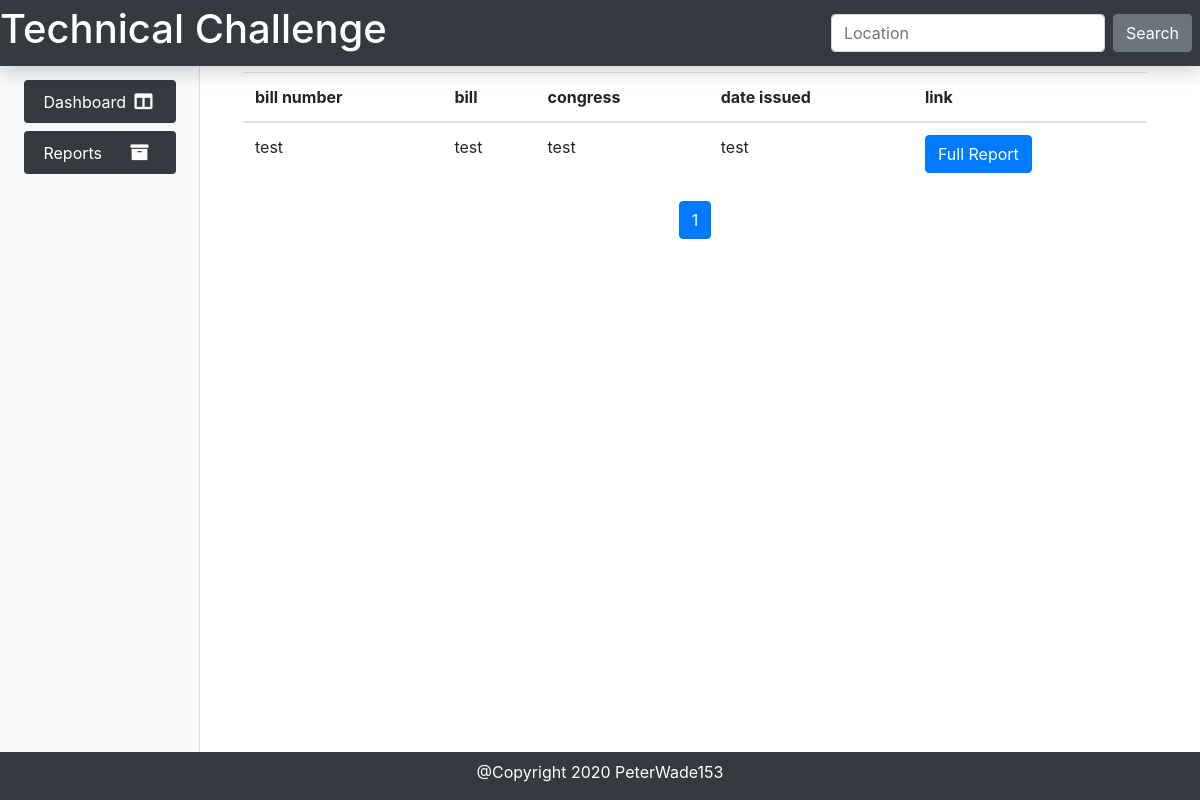
Page /?page=5 on the earlier database version.
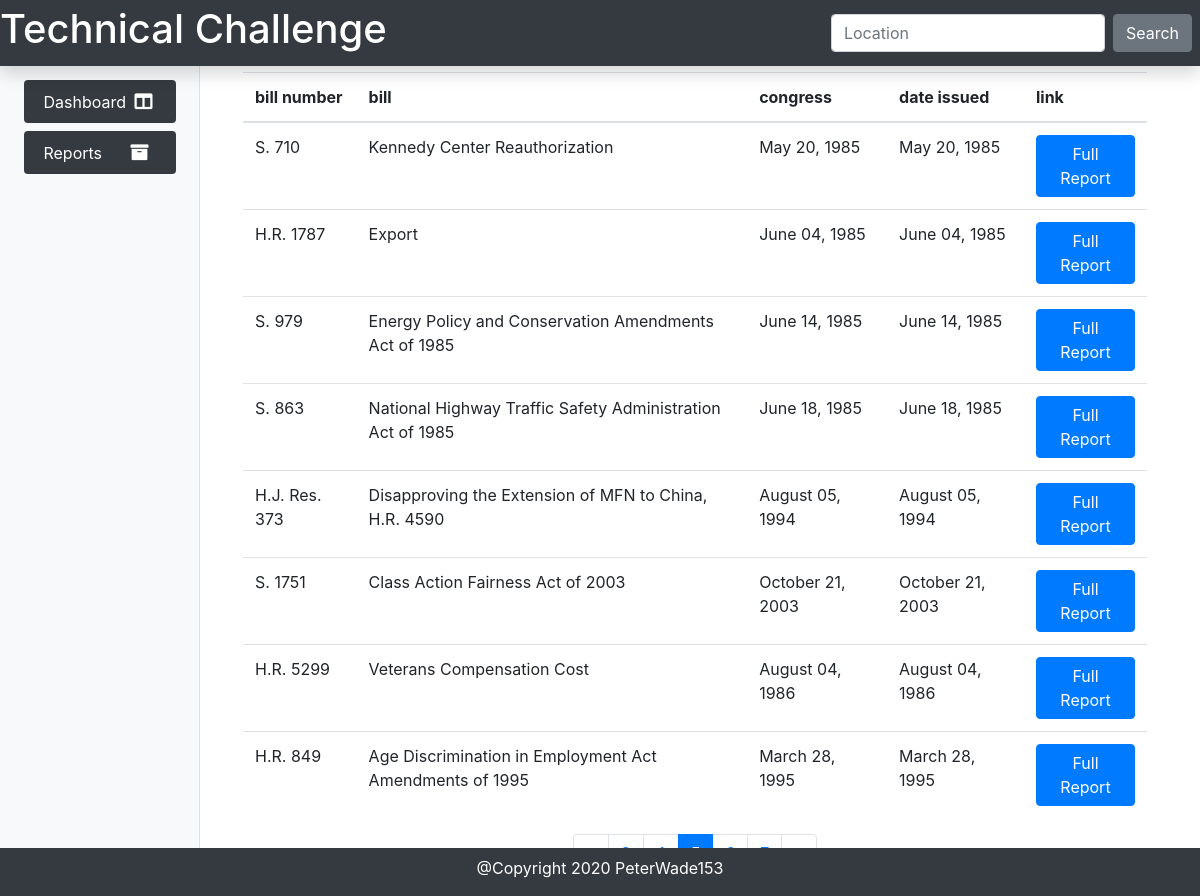
Same page on the later database version.
### main/models.py (models this page shows, shortened)
class Property(models.Model):
    bill_number = models.CharField(unique=True, max_length=255, null=False)
    bill = models.CharField(max_length=255, null=False)
    congress = models.CharField(max_length=255, null=False)
    date = models.CharField(max_length=255, null=False)
    link = models.CharField(max_length=255, null=False)

### main/views.py (the view)
# urls.py: path('', views.index, name='index'),
def index(request):
  property_list =  Property.objects.all().order_by('id')
  page = request.GET.get('page', 1)
  paginator = Paginator(property_list, 8)
  try:
    properties = paginator.page(page)
  except PageNotAnInteger:
    properties = paginator.page(1)
  except EmptyPage:
    properties = paginator.page(paginator.num_pages)
  return render(request, 'index.html', {'properties': properties})

### main/templates/index.html (shortened to what this page needs)
{% extends "base.html" %}
{% block content %}
    <div class="container">
        <table class="table">
            <thead>
              <tr>
                <th scope="col">bill number</th>
                <th scope="col">bill</th>
                <th scope="col">congress</th>
                <th scope="col">date issued</th>
                <th scope="col">link</th>
              </tr>
            </thead>
            <tbody>
              {% for property in properties %}
                <tr>
                  <td>{{ property.bill_number }}</td>
                  <td>{{ property.bill }}</td>
                  <td>{{ property.congress }}</td>
                  <td>{{ property.date }}</td>
                  <td><a href="{{ property.link }}" class="btn btn-primary">Full Report</a></button></td>
                </tr>
              {% endfor %}
            </tbody>
        </table>
        <nav aria-label="Page navigation">
          <ul class="pagination justify-content-center">
            {% if properties.has_previous %}
              <li class="page-item">
                <a class="page-link" href="?page=1" aria-label="Previous">
                  <span aria-hidden="true">&laquo;</span>
                </a>
              </li>
            {% endif %}
            {% for page in properties.paginator.page_range %}
              {% if properties.number == page %}
                <li class="page-item active">
                  <span class="page-link">{{ page }}<span class="sr-only">(current)</span></span>
                </li>
              {% elif page > properties.number|add:'-3' and page < properties.number|add:'3' %}
                <li class="page-item">
                  <a class="page-link" href="?page={{ page }}">{{ page }}</a>
                </li>
              {% endif %}
            {% endfor %}
            {% if properties.has_next %}
            <li class="page-item">
              <a class="page-link" href="?page={{ properties.paginator.num_pages }}" aria-label="Next">
                <span aria-hidden="true">&raquo;</span>
              </a>
            </li>
          {% endif %}
          </ul>
        </nav>
    </div>
{% endblock %}

Differences in the rows shown:
removed Property: bill_number "test", bill "test", congress "test", date "test"
added Property: bill_number "S. 710", bill "Kennedy Center Reauthorization", congress "May 20, 1985", date "May 20, 1985"
added Property: bill_number "H.R. 1787", bill "Export", congress "June 04, 1985", date "June 04, 1985"
added Property: bill_number "S. 979", bill "Energy Policy and Conservation Amendments Act of 1985", congress "June 14, 1985", date "June 14, 1985"
added Property: bill_number "S. 863", bill "National Highway Traffic Safety Administration Act of 1985", congress "June 18, 1985", date "June 18, 1985"
added Property: bill_number "H.J. Res. 373", bill "Disapproving the Extension of MFN to China, H.R. 4590", congress "August 05, 1994", date "August 05, 1994"
added Property: bill_number "S. 1751", bill "Class Action Fairness Act of 2003", congress "October 21, 2003", date "October 21, 2003"
added Property: bill_number "H.R. 5299", bill "Veterans Compensation Cost", congress "August 04, 1986", date "August 04, 1986"
added Property: bill_number "H.R. 849", bill "Age Discrimination in Employment Act Amendments of 1995", congress "March 28, 1995", date "March 28, 1995"
Other differences:
list line gone: "1"
